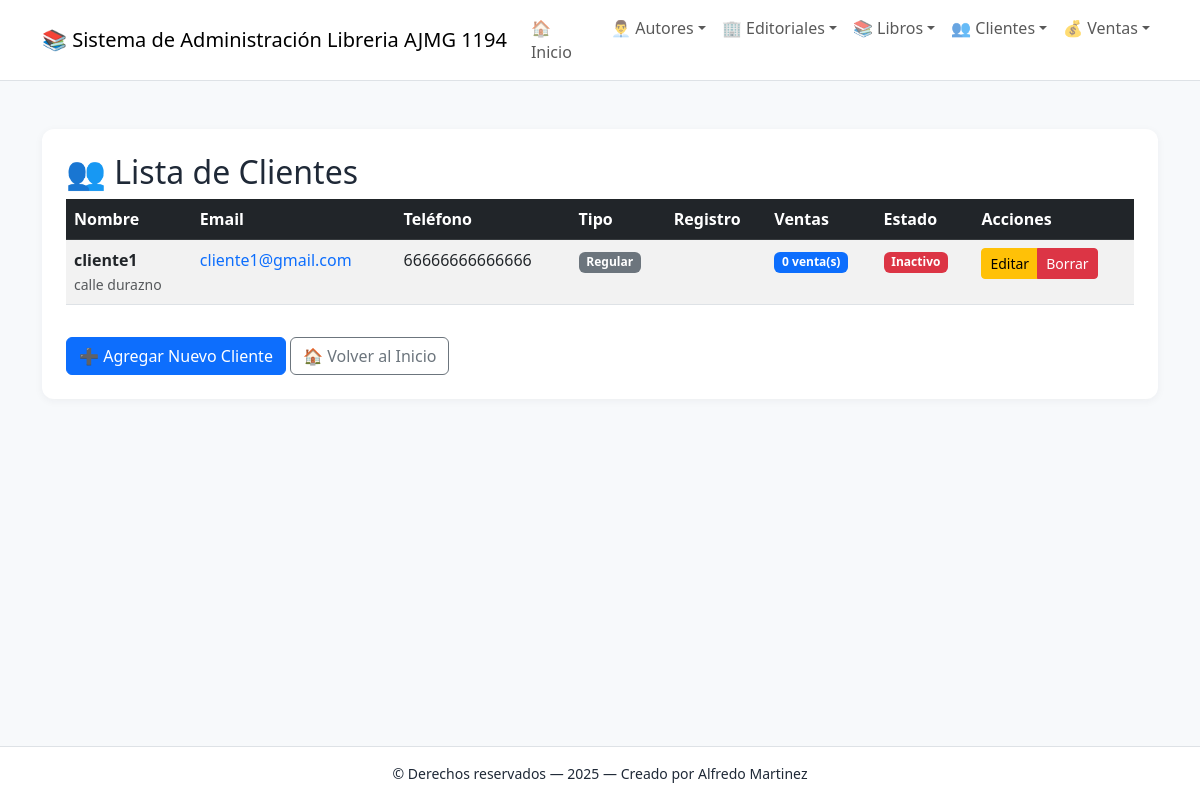
/clientes/, run on the app's committed database.
### app_Libreria/models.py (models this page shows, shortened)
class Cliente(models.Model):
    clienteid = models.AutoField(primary_key=True, verbose_name="ID Cliente")
    nombre = models.CharField(max_length=100, verbose_name="Nombre")
    apellido = models.CharField(max_length=100, verbose_name="Apellido", default="Sin Apellido")
    email = models.EmailField(unique=True, verbose_name="Email")
    telefono = models.CharField(max_length=20, verbose_name="Teléfono", blank=True)
    direccion = models.CharField(max_length=255, verbose_name="Dirección", blank=True)
    fecharegistro = models.DateTimeField(auto_now_add=True, verbose_name="Fecha de registro")
    preferenciasgenero = models.TextField(verbose_name="Preferencias de género", blank=True)
    created_at = models.DateTimeField(auto_now_add=True, verbose_name="Fecha de creación")
    updated_at = models.DateTimeField(auto_now=True, verbose_name="Fecha de actualización")
    class Meta:
        verbose_name = "Cliente"
        verbose_name_plural = "Clientes"
        ordering = ['nombre']

### app_Libreria/views.py (the view)
# urls.py: path('clientes/', views.ver_clientes, name='ver_clientes'),
def ver_clientes(request):
    clientes = Cliente.objects.all()
    return render(request, 'cliente/ver_clientes.html', {'clientes': clientes})

### app_Libreria/templates/cliente/ver_clientes.html (shortened to what this page needs)
{% extends 'base.html' %}
{% block content %}
<div class="soft-card p-4">
    <h2>👥 Lista de Clientes</h2>
    <div class="table-responsive">
        <table class="table table-striped table-hover">
            <thead class="table-dark">
                <tr>
                    <th>Nombre</th>
                    <th>Email</th>
                    <th>Teléfono</th>
                    <th>Tipo</th>
                    <th>Registro</th>
                    <th>Ventas</th>
                    <th>Estado</th>
                    <th>Acciones</th>
                </tr>
            </thead>
            <tbody>
                {% for cliente in clientes %}
                <tr>
                    <td>
                        <strong>{{ cliente.nombre }}</strong>
                        {% if cliente.direccion %}
                            <br>
                            <small class="text-muted">{{ cliente.direccion|truncatewords:5 }}</small>
                        {% endif %}
                    </td>
                    <td>
                        <a href="mailto:{{ cliente.email }}" class="text-decoration-none">
                            {{ cliente.email }}
                        </a>
                    </td>
                    <td>
                        {% if cliente.telefono %}
                            {{ cliente.telefono }}
                        {% else %}
                            <span class="text-muted">No tiene</span>
                        {% endif %}
                    </td>
                    <td>
                        {% if cliente.tipo_cliente == 'VIP' %}
                            <span class="badge bg-warning text-dark">VIP</span>
                        {% elif cliente.tipo_cliente == 'EMP' %}
                            <span class="badge bg-info">Empresarial</span>
                        {% else %}
                            <span class="badge bg-secondary">Regular</span>
                        {% endif %}
                    </td>
                    <td>
                    </td>
                    <td>
                        <span class="badge bg-primary">
                            {{ cliente.ventas.count }} venta(s)
                        </span>
                    </td>
                    <td>
                        <span class="badge {% if cliente.activo %}bg-success{% else %}bg-danger{% endif %}">
                            {{ cliente.activo|yesno:"Activo,Inactivo" }}
                        </span>
                    </td>
                    <td>
                        <div class="btn-group btn-group-sm">
                            <a href="{% url 'actualizar_cliente' cliente.id %}" class="btn btn-warning">Editar</a>
                            <a href="{% url 'borrar_cliente' cliente.id %}" class="btn btn-danger">Borrar</a>
                        </div>
                    </td>
                </tr>
                {% empty %}
                <tr>
                    <td colspan="8" class="text-center text-muted py-4">
                        No hay clientes registrados
                    </td>
                </tr>
                {% endfor %}
            </tbody>
        </table>
    </div>
    <div class="mt-3">
        <a href="{% url 'agregar_cliente' %}" class="btn btn-primary">
            ➕ Agregar Nuevo Cliente
        </a>
        <a href="{% url 'inicio_libreria' %}" class="btn btn-outline-secondary">
            🏠 Volver al Inicio
        </a>
    </div>
</div>
{% endblock %}

### app_Libreria/templates/base.html (style rules this page uses)
body { background-color: #f7f9fb; color: #1f2937; }
.soft-card { background-color: #ffffff; border-radius: 12px; box-shadow: 0 2px 8px rgba(31,41,55,0.05); }

### data on the page
Cliente: nombre "cliente1", direccion "calle durazno", email "cliente1@gmail.com", telefono "66666666666666", ventas.count "0", activo "Inactivo"
